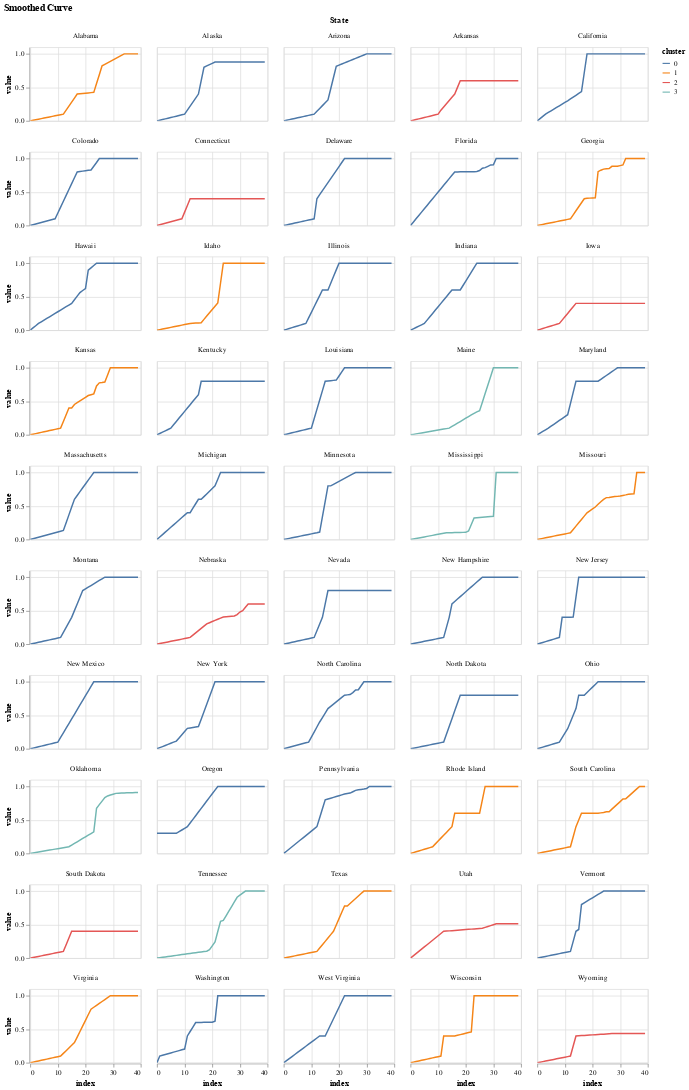

Notebook source saved alongside this figure:
### Code cell
chart = alt.Chart(tseries4plot).mark_line().encode(
        x = alt.X("index"),
        y = alt.Y("value", scale=alt.Scale(0,1)),
        facet=alt.Facet('State:O', columns=5),
        color=alt.Color("cluster",type="nominal")
    )
chart.properties(width=150,height=100,title="Smoothed Curve").interactive()

### Figure 1 — Vega-Lite specification as saved in the notebook (floating-point values rounded to 4 significant figures; data arrays with more than 128 entries replaced by an {"elided": "..."} marker saying what was removed)
{"config": {"view": {"continuousWidth": 400, "continuousHeight": 300}}, "data": {"name": "data-6365e8d417e508b6e8a6eb2319396044"}, "mark": "line", "encoding": {"color": {"type": "nominal", "field": "cluster"}, "facet": {"type": "ordinal", "columns": 5, "field": "State"}, "x": {"type": "quantitative", "field": "index"}, "y": {"type": "quantitative", "field": "value", "scale": {"align": 0, "base": 1}}}, "height": 100, "selection": {"selector006": {"type": "interval", "bind": "scales", "encodings": ["x", "y"]}}, "title": "Smoothed Curve", "width": 150, "$schema": "https://vega.github.io/schema/vega-lite/v4.0.2.json", "datasets": {"data-6365e8d417e508b6e8a6eb2319396044": {"elided": "2000 records"}}}
